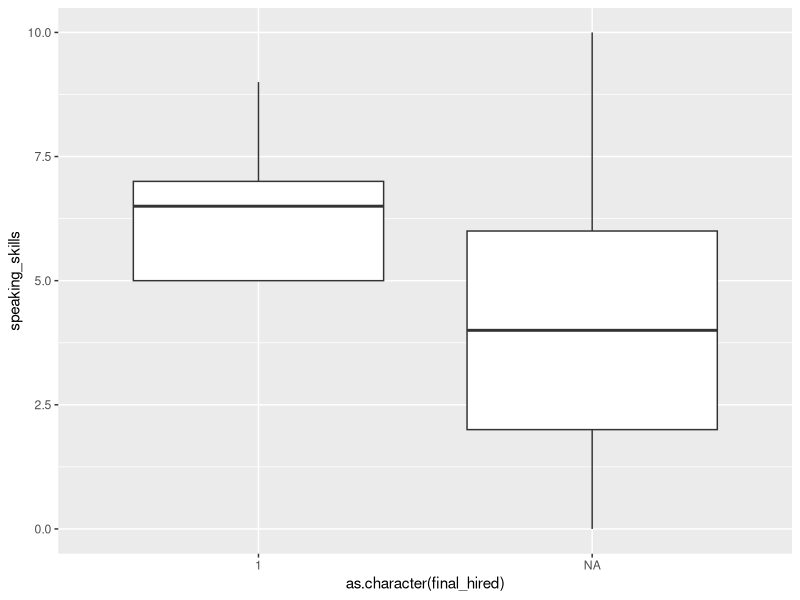
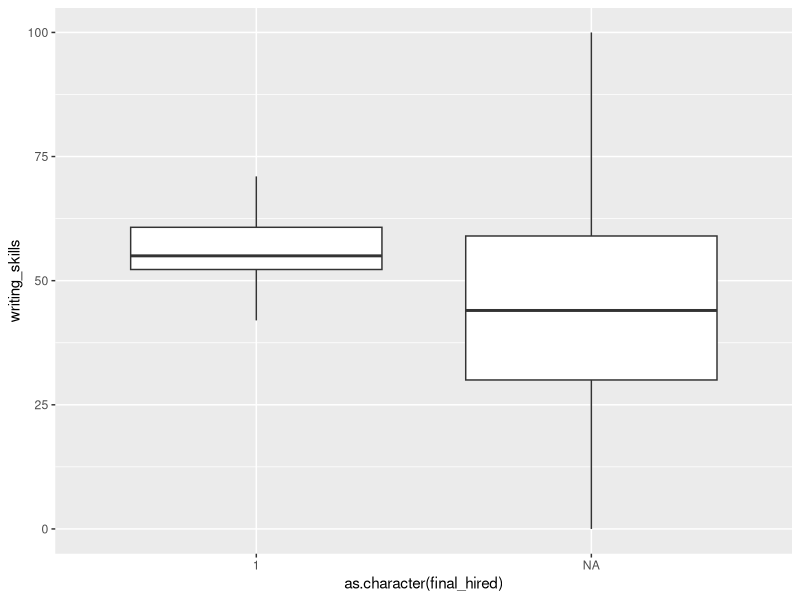
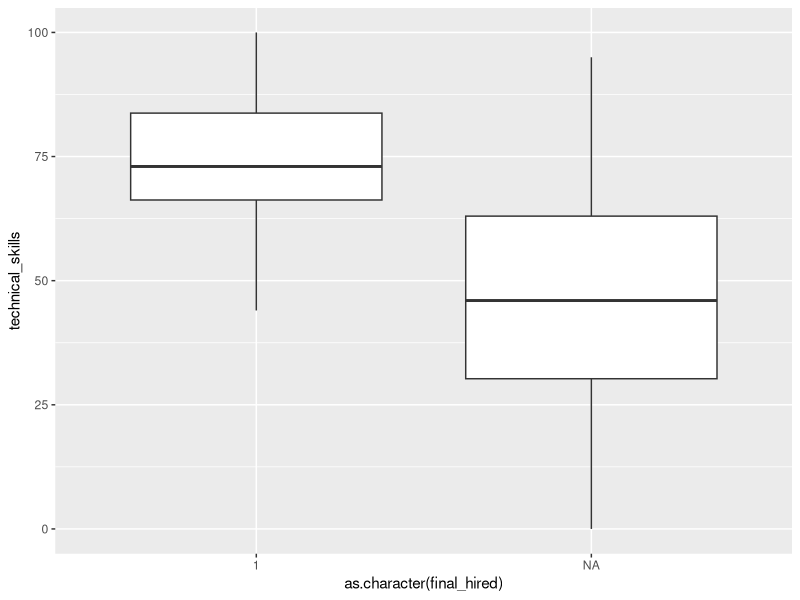
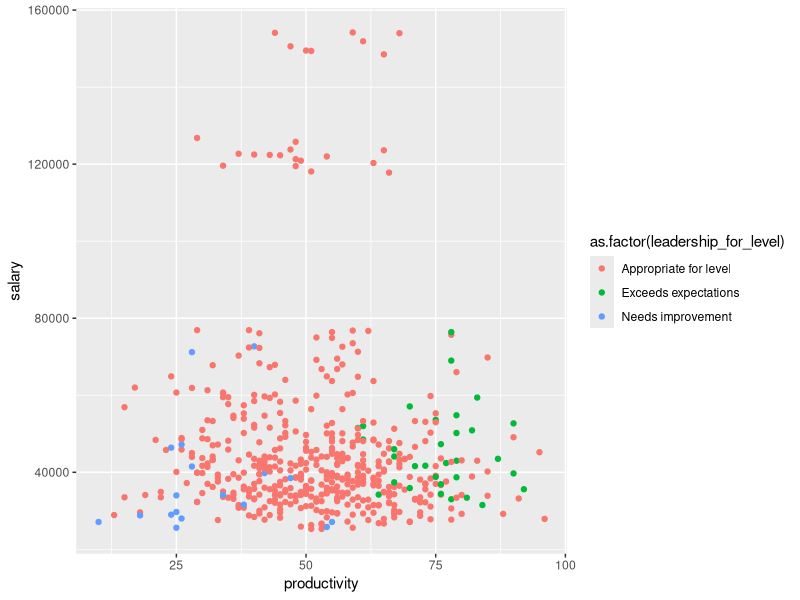
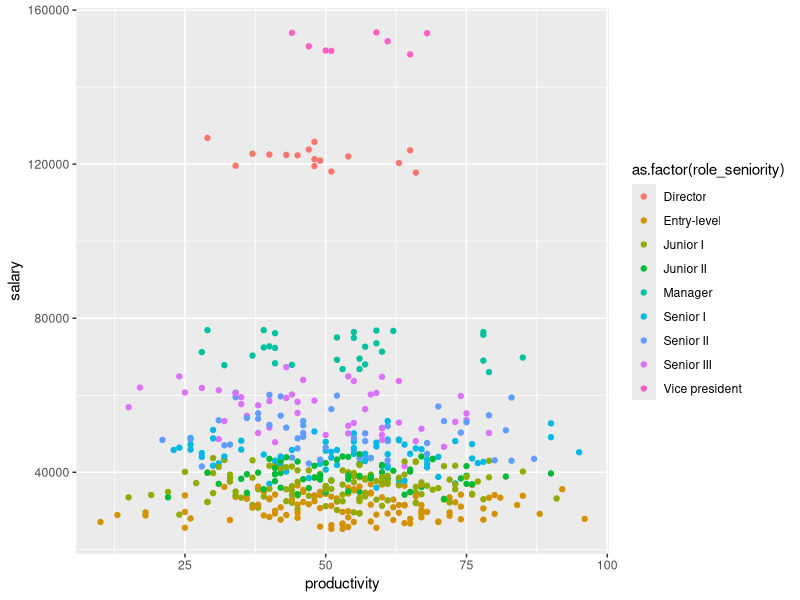
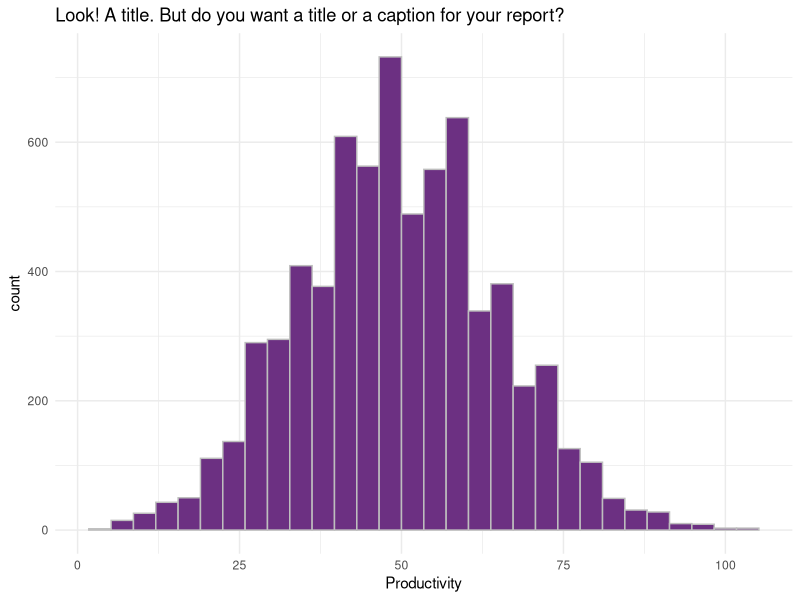
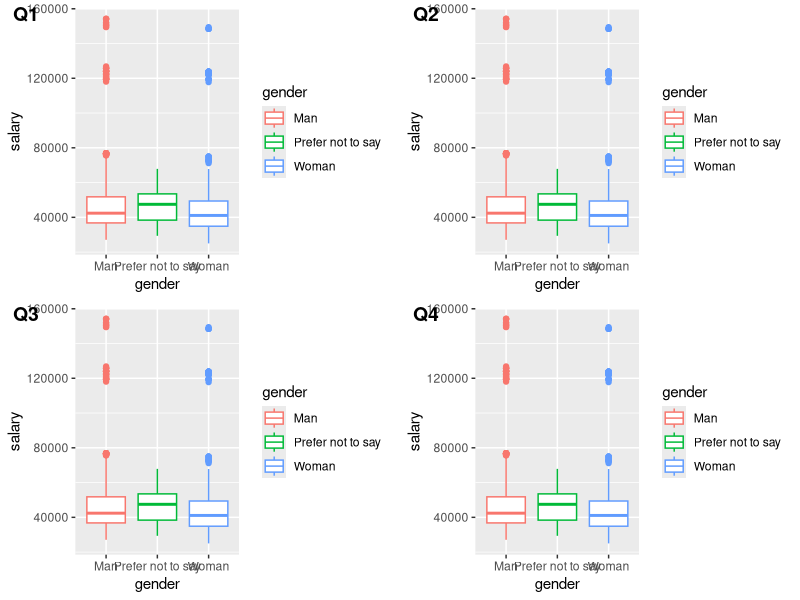
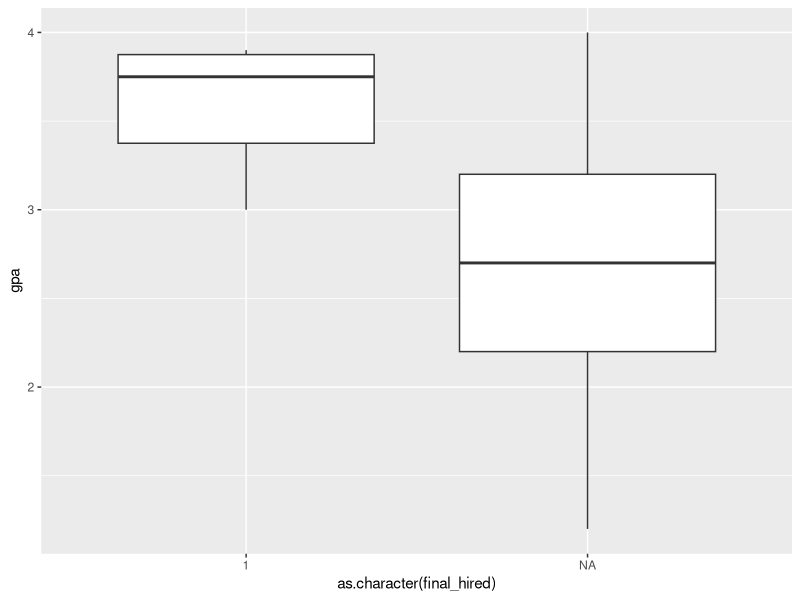

Source code (R) for these figures, in order:
## ---- chunk 1
#install.packages("gridExtra")
#install.packages("tidyverse")
library(tidyverse)
library(cowplot)
# this should supress all code and messages
knitr::opts_chunk$set(include=FALSE,echo = TRUE)
## ---- chunk 2
# This chunk provides an example of some things you can do with RMarkdown to make your report creation process easier

# read in the data
black_saber_current_employees <- read_csv("data/black-saber-current-employees.csv")

# create a visualisation
my_plot <- black_saber_current_employees %>% 
  ggplot(aes(x = productivity)) +
  geom_histogram(colour = "grey", fill = "#6C3082") +
  theme_minimal() +
  labs(title = "Look! A title. But do you want a title or a caption for your report?", x = "Productivity")

# save your plot in your images folder, you can specify the height and width, too
# saving this means you can add the image to your exectuve summary without having to run or rerun the code, if you wish
ggsave("images/example.png", width = 7, height = 4)

# norice how the image is included with the ![](file/path.png) below
## ---- chunk 3
library(tidyverse)
library(lme4)
## ---- chunk 4
black_saber_current_employees <- read_csv("data/black-saber-current-employees.csv")
final_hires <- read_csv("data/final-hires-newgrad_2020.csv")
phase1_new_applicants <- read_csv("data/phase1-new-grad-applicants-2020.csv")
phase2_new_applicants <- read_csv("data/phase2-new-grad-applicants-2020.csv")
phase3_new_applicants <- read_csv("data/phase3-new-grad-applicants-2020.csv")
## ---- chunk 5
black_saber_current_employees
## ---- chunk 6
final_hires
## ---- chunk 7
phase1_new_applicants
## ---- chunk 8
phase2_new_applicants
## ---- chunk 9
phase3_new_applicants
## ---- chunk 10
black_saber_current_employees$salary <- as.numeric(gsub('[$,]','',black_saber_current_employees$salary))
## ---- chunk 11
final_hires <- final_hires %>% mutate(final_hired = 1)
# If the applicant is hired, final_hired = 1, otherwise final_hired = NA.
phase1_new_applicants <- phase1_new_applicants %>% merge(final_hires, by = "applicant_id", all = TRUE)
phase2_new_applicants <- phase2_new_applicants %>% merge(final_hires, by = "applicant_id", all = TRUE)
phase3_new_applicants <- phase3_new_applicants %>% merge(final_hires, by = "applicant_id", all = TRUE)
## ---- chunk 12
salary_by_gender_q1 <- black_saber_current_employees %>% filter(substring(financial_q, nchar(financial_q)) == '1') %>% ggplot(aes(x = gender, y = salary)) + geom_boxplot(aes(colour = gender))
salary_by_gender_q2 <- black_saber_current_employees %>% filter(substring(financial_q, nchar(financial_q)) == '1') %>% ggplot(aes(x = gender, y = salary)) + geom_boxplot(aes(colour = gender))
salary_by_gender_q3 <- black_saber_current_employees %>% filter(substring(financial_q, nchar(financial_q)) == '1') %>% ggplot(aes(x = gender, y = salary)) + geom_boxplot(aes(colour = gender))
salary_by_gender_q4 <- black_saber_current_employees %>% filter(substring(financial_q, nchar(financial_q)) == '1') %>% ggplot(aes(x = gender, y = salary)) + geom_boxplot(aes(colour = gender))
gender_salary <- plot_grid(salary_by_gender_q1, salary_by_gender_q2, salary_by_gender_q3, salary_by_gender_q4, labels = c("Q1","Q2","Q3","Q4"), ncol = 2, nrow = 2)
ggsave("images/gender_salary.png", gender_salary)
## ---- chunk 13
phase2_new_applicants
## ---- chunk 14
gpa_if_hired <- phase1_new_applicants %>% ggplot(aes(x = as.character(final_hired), y = gpa)) + geom_boxplot()
ggsave("images/gpa_hiring.png", gpa_if_hired)
## ---- chunk 15
#phase1_new_applicants %>% ggplot(aes(x = as.character(final_hired), y = gpa)) + geom_point()
## ---- chunk 16
phase2_new_applicants %>% ggplot(aes(x = as.character(final_hired), y = speaking_skills)) + geom_boxplot()
ggsave("images/speaking_hiring.png")
## ---- chunk 17
phase2_new_applicants %>% ggplot(aes(x = as.character(final_hired), y = writing_skills)) + geom_boxplot()
## ---- chunk 18
phase2_new_applicants %>% ggplot(aes(x = as.character(final_hired), y = technical_skills)) + geom_boxplot()
## ---- chunk 19
black_saber_current_employees %>% 
  filter(financial_q == '2020 Q1') %>% 
  group_by(employee_id) %>% 
  ggplot(aes(x = productivity, y = salary, color = as.factor(leadership_for_level)))+
  geom_point()
ggsave("images/leadership_salary_Q1.png", width = 7, height = 4)

black_saber_current_employees %>% 
  filter(financial_q == '2020 Q1') %>% 
  group_by(employee_id) %>% 
  ggplot(aes(x = productivity, y = salary, color = as.factor(role_seniority)))+
  geom_point()
ggsave("images/level_salary_Q1.png", width = 7, height = 4)
